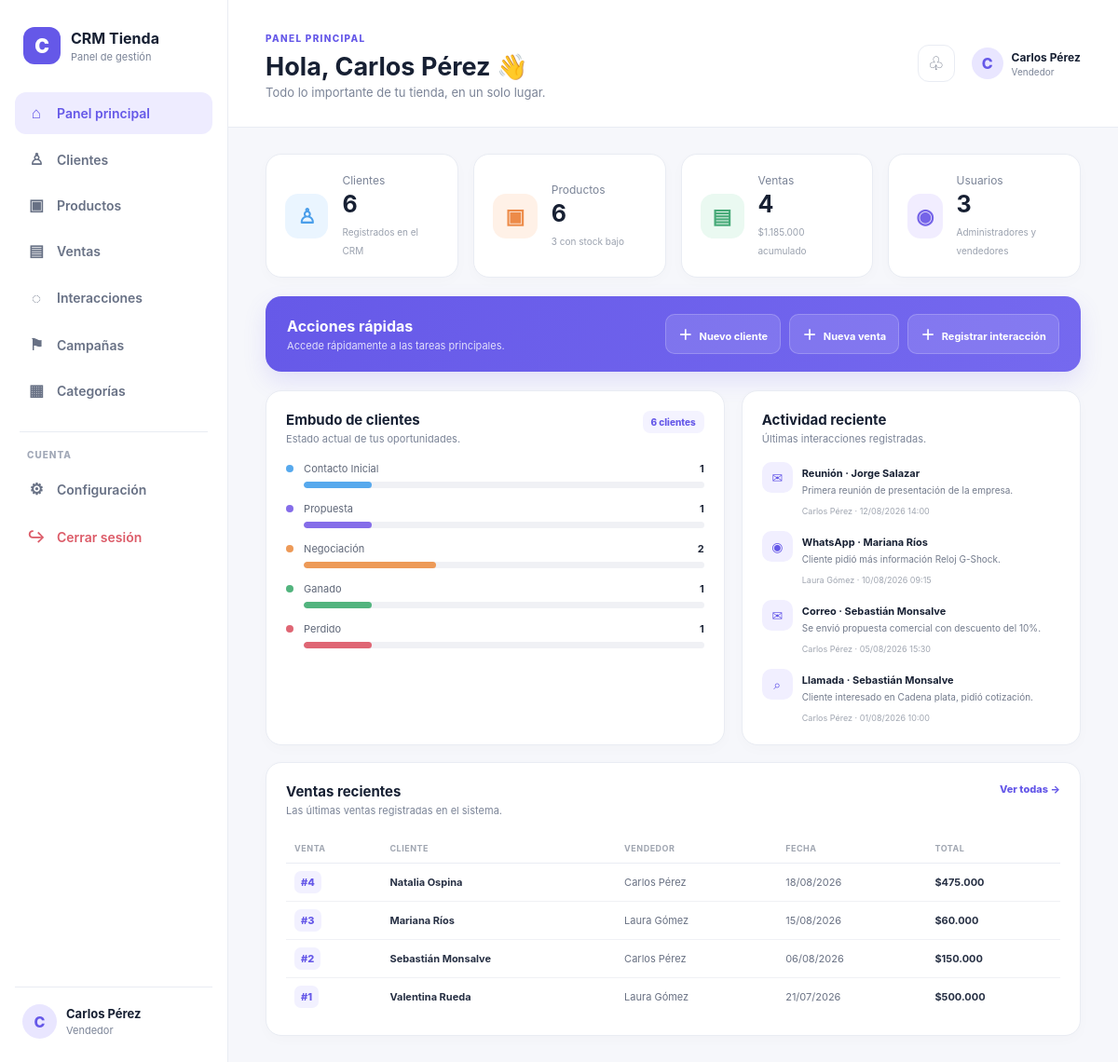
/dashboard.php (signed in), run on the app's committed database.
### tables this page shows
CREATE TABLE IF NOT EXISTS interacciones (
 id INT AUTO_INCREMENT PRIMARY KEY,
 cliente_id INT NOT NULL,
 usuario_id INT NOT NULL,
 tipo ENUM('Llamada','Correo','WhatsApp','Reunión') NOT NULL,
 nota TEXT NOT NULL,
 fecha_interaccion TIMESTAMP DEFAULT CURRENT_TIMESTAMP,
 FOREIGN KEY (cliente_id) REFERENCES clientes(id) ON DELETE CASCADE,
 FOREIGN KEY (usuario_id) REFERENCES usuarios(id) ON DELETE CASCADE
);

CREATE TABLE IF NOT EXISTS usuarios (
 id INT AUTO_INCREMENT PRIMARY KEY,
 nombre VARCHAR(100) NOT NULL,
 correo VARCHAR(150) UNIQUE NOT NULL,
 password VARCHAR(255) NOT NULL,
 rol ENUM('Administrador','Vendedor') NOT NULL,
 fecha_creacion TIMESTAMP DEFAULT CURRENT_TIMESTAMP
);

CREATE TABLE IF NOT EXISTS ventas (
 id INT AUTO_INCREMENT PRIMARY KEY,
 cliente_id INT NOT NULL,
 usuario_id INT NOT NULL,
 campana_id INT,
 total DECIMAL(10,2) NOT NULL,
 fecha_venta TIMESTAMP DEFAULT CURRENT_TIMESTAMP,
 FOREIGN KEY (cliente_id) REFERENCES clientes(id) ON DELETE CASCADE,
 FOREIGN KEY (usuario_id) REFERENCES usuarios(id) ON DELETE CASCADE,
 FOREIGN KEY (campana_id) REFERENCES campanas(id) ON DELETE SET NULL
);

### dashboard.php (the view, shortened to what this page needs)
<?php
require_once 'config/database.php';
$clientes = (int)$pdo->query('SELECT COUNT(*) FROM clientes')->fetchColumn();
$productos = (int)$pdo->query('SELECT COUNT(*) FROM productos')->fetchColumn();
$ventas = (int)$pdo->query('SELECT COUNT(*) FROM ventas')->fetchColumn();
$usuarios = (int)$pdo->query('SELECT COUNT(*) FROM usuarios')->fetchColumn();
$totalVentas = (float)$pdo->query('SELECT COALESCE(SUM(total),0) FROM ventas')->fetchColumn();
$stockBajo = (int)$pdo->query('SELECT COUNT(*) FROM productos WHERE stock <= 5')->fetchColumn();
$estados = ['Contacto Inicial', 'Propuesta', 'Negociación', 'Ganado', 'Perdido'];
$pipeline = [];
$stmt = $pdo->query('SELECT estado, COUNT(*) cantidad FROM clientes GROUP BY estado');
foreach ($stmt as $row) {
    $pipeline[$row['estado']] = (int)$row['cantidad'];
}
$ventasRecientes = $pdo->query("
    SELECT v.id, v.total, v.fecha_venta,
           CONCAT(c.nombre, ' ', c.apellido) AS cliente,
           u.nombre AS vendedor
    FROM ventas v
    JOIN clientes c ON c.id = v.cliente_id
    JOIN usuarios u ON u.id = v.usuario_id
    ORDER BY v.fecha_venta DESC
    LIMIT 5
")->fetchAll();
$interaccionesRecientes = $pdo->query("
    SELECT i.tipo, i.nota, i.fecha_interaccion,
           CONCAT(c.nombre, ' ', c.apellido) AS cliente,
           u.nombre AS usuario
    FROM interacciones i
    JOIN clientes c ON c.id = i.cliente_id
    JOIN usuarios u ON u.id = i.usuario_id
    ORDER BY i.fecha_interaccion DESC
    LIMIT 4
")->fetchAll();
include 'includes/header.php';
?>
<div class="app-layout">
    <aside class="sidebar">
        <div class="sidebar-brand">
            <div class="brand-mark">C</div>
            <div>
                <strong>CRM Tienda</strong>
                <small>Panel de gestión</small>
            </div>
        </div>
        <nav class="side-nav">
            <a class="side-link active" href="dashboard.php">
                <span>⌂</span> Panel principal
            </a>
            <a class="side-link" href="clientes.php">
                <span>♙</span> Clientes
            </a>
            <a class="side-link" href="#">
                <span>▣</span> Productos
            </a>
            <a class="side-link" href="#">
                <span>▤</span> Ventas
            </a>
            <a class="side-link" href="#">
                <span>◌</span> Interacciones
            </a>
            <a class="side-link" href="#">
                <span>⚑</span> Campañas
            </a>
            <a class="side-link" href="#">
                <span>▦</span> Categorías
            </a>
            <div class="nav-divider"></div>
            <span class="nav-label">CUENTA</span>
            <a class="side-link" href="#">
                <span>⚙</span> Configuración
            </a>
            <a class="side-link logout-link" href="auth/logout.php">
                <span>↪</span> Cerrar sesión
            </a>
        </nav>
        <div class="sidebar-user">
            <div class="avatar"><?= strtoupper(substr($_SESSION['usuario']['nombre'], 0, 1)) ?></div>
            <div>
                <strong><?= htmlspecialchars($_SESSION['usuario']['nombre']) ?></strong>
                <small><?= htmlspecialchars($_SESSION['usuario']['rol']) ?></small>
            </div>
        </div>
    </aside>
    <section class="dashboard-area">
        <header class="dashboard-topbar">
            <div>
                <span class="eyebrow">PANEL PRINCIPAL</span>
                <h1>Hola, <?= htmlspecialchars($_SESSION['usuario']['nombre']) ?> 👋</h1>
                <p>Todo lo importante de tu tienda, en un solo lugar.</p>
            </div>
            <div class="top-actions">
                <button class="icon-button" title="Notificaciones">♧</button>
                <a class="top-user" href="#">
                    <div class="avatar small"><?= strtoupper(substr($_SESSION['usuario']['nombre'], 0, 1)) ?></div>
                    <div>
                        <strong><?= htmlspecialchars($_SESSION['usuario']['nombre']) ?></strong>
                        <small><?= htmlspecialchars($_SESSION['usuario']['rol']) ?></small>
                    </div>
                </a>
            </div>
        </header>
        <main class="dashboard-content">
            <div class="stat-grid">
                <article class="stat-card">
                    <div class="stat-icon clients">♙</div>
                    <div class="stat-info">
                        <span>Clientes</span>
                        <strong><?= $clientes ?></strong>
                        <small>Registrados en el CRM</small>
                    </div>
                </article>
                <article class="stat-card">
                    <div class="stat-icon products">▣</div>
                    <div class="stat-info">
                        <span>Productos</span>
                        <strong><?= $productos ?></strong>
                        <small><?= $stockBajo ?> con stock bajo</small>
                    </div>
                </article>
                <article class="stat-card">
                    <div class="stat-icon sales">▤</div>
                    <div class="stat-info">
                        <span>Ventas</span>
                        <strong><?= $ventas ?></strong>
                        <small>$<?= number_format($totalVentas, 0, ',', '.') ?> acumulado</small>
                    </div>
                </article>
                <article class="stat-card">
                    <div class="stat-icon users">◉</div>
                    <div class="stat-info">
                        <span>Usuarios</span>
                        <strong><?= $usuarios ?></strong>
                        <small>Administradores y vendedores</small>
                    </div>
                </article>
            </div>
            <div class="quick-actions">
                <div>
                    <h2>Acciones rápidas</h2>
                    <p>Accede rápidamente a las tareas principales.</p>
                </div>
                <div class="quick-buttons">
                    <a href="nuevo_cliente.php" class="quick-button"><span>＋</span> Nuevo cliente</a>
                    <a href="#" class="quick-button"><span>＋</span> Nueva venta</a>
                    <a href="#" class="quick-button"><span>＋</span> Registrar interacción</a>
                </div>
            </div>
            <div class="content-grid">
                <section class="panel pipeline-panel">
                    <div class="panel-heading">
                        <div>
                            <h2>Embudo de clientes</h2>
                            <p>Estado actual de tus oportunidades.</p>
                        </div>
                        <span class="panel-badge"><?= $clientes ?> clientes</span>
                    </div>
                    <div class="pipeline">
                        <?php
                        $colors = ['blue', 'purple', 'orange', 'green', 'red'];
                        foreach ($estados as $index => $estado):
                            $cantidad = $pipeline[$estado] ?? 0;
                            $porcentaje = $clientes > 0 ? round(($cantidad / $clientes) * 100) : 0;
                        ?>
                            <div class="pipeline-row">
                                <div class="pipeline-label">
                                    <span class="dot <?= $colors[$index] ?>"></span>
                                    <span><?= htmlspecialchars($estado) ?></span>
                                    <strong><?= $cantidad ?></strong>
                                </div>
                                <div class="progress"><i class="<?= $colors[$index] ?>" style="width: <?= $porcentaje ?>%"></i></div>
                            </div>
                        <?php endforeach; ?>
                    </div>
                </section>
                <section class="panel">
                    <div class="panel-heading">
                        <div>
                            <h2>Actividad reciente</h2>
                            <p>Últimas interacciones registradas.</p>
                        </div>
                    </div>
                    <div class="activity-list">
                        <?php if (!$interaccionesRecientes): ?>
                            <div class="empty-state">Todavía no hay interacciones.</div>
                        <?php else: ?>
                            <?php foreach ($interaccionesRecientes as $item): ?>
                                <div class="activity-item">
                                    <div class="activity-icon"><?= $item['tipo'] === 'WhatsApp' ? '◉' : ($item['tipo'] === 'Llamada' ? '⌕' : '✉') ?></div>
                                    <div>
                                        <strong><?= htmlspecialchars($item['tipo']) ?> · <?= htmlspecialchars($item['cliente']) ?></strong>
                                        <p><?= htmlspecialchars($item['nota']) ?></p>
                                        <small><?= htmlspecialchars($item['usuario']) ?> · <?= date('d/m/Y H:i', strtotime($item['fecha_interaccion'])) ?></small>
                                    </div>
                                </div>
                            <?php endforeach; ?>
                        <?php endif; ?>
                    </div>
                </section>
            </div>
            <section class="panel sales-panel">
                <div class="panel-heading">
                    <div>
                        <h2>Ventas recientes</h2>
                        <p>Las últimas ventas registradas en el sistema.</p>
                    </div>
                    <a href="#" class="view-link">Ver todas →</a>
                </div>
                <div class="table-wrap">
                    <table>
                        <thead>
                            <tr>
                                <th>VENTA</th>
                                <th>CLIENTE</th>
                                <th>VENDEDOR</th>
                                <th>FECHA</th>
                                <th>TOTAL</th>
                            </tr>
                        </thead>
                        <tbody>
                        <?php if (!$ventasRecientes): ?>
                            <tr><td colspan="5" class="empty-cell">No hay ventas registradas.</td></tr>
                        <?php else: ?>
                            <?php foreach ($ventasRecientes as $venta): ?>
                                <tr>
                                    <td><span class="sale-id">#<?= (int)$venta['id'] ?></span></td>
                                    <td><strong><?= htmlspecialchars($venta['cliente']) ?></strong></td>
                                    <td><?= htmlspecialchars($venta['vendedor']) ?></td>
                                    <td><?= date('d/m/Y', strtotime($venta['fecha_venta'])) ?></td>
                                    <td><strong>$<?= number_format((float)$venta['total'], 0, ',', '.') ?></strong></td>
                                </tr>
                            <?php endforeach; ?>
                        <?php endif; ?>
                        </tbody>
                    </table>
                </div>
            </section>
        </main>
    </section>
</div>
<?php include 'includes/footer.php'; ?>

### data on the page
interacciones: tipo "Reunión", cliente "Jorge Salazar", nota "Primera reunión de presentación de la empresa.", usuario.nombre "Carlos Pérez", fecha_interaccion "12/08/2026 14:00"
interacciones: tipo "WhatsApp", cliente "Mariana Ríos", nota "Cliente pidió más información Reloj G-Shock.", usuario.nombre "Laura Gómez", fecha_interaccion "10/08/2026 09:15"
interacciones: tipo "Correo", cliente "Sebastián Monsalve", nota "Se envió propuesta comercial con descuento del 10%.", usuario.nombre "Carlos Pérez", fecha_interaccion "05/08/2026 15:30"
interacciones: tipo "Llamada", cliente "Sebastián Monsalve", nota "Cliente interesado en Cadena plata, pidió cotización.", usuario.nombre "Carlos Pérez", fecha_interaccion "01/08/2026 10:00"
ventas: id "4", cliente "Natalia Ospina", usuario.nombre "Carlos Pérez", fecha_venta "18/08/2026", total "475.000"
ventas: id "3", cliente "Mariana Ríos", usuario.nombre "Laura Gómez", fecha_venta "15/08/2026", total "60.000"
ventas: id "2", cliente "Sebastián Monsalve", usuario.nombre "Carlos Pérez", fecha_venta "06/08/2026", total "150.000"
ventas: id "1", cliente "Valentina Rueda", usuario.nombre "Laura Gómez", fecha_venta "21/07/2026", total "500.000"

### other printed values
substr($_SESSION['usuario']['nombre'], 0, 1) "C"
$_SESSION['usuario']['nombre'] "Carlos Pérez"
$_SESSION['usuario']['rol'] "Vendedor"
$clientes "6"
$productos "6"
$stockBajo "3"
$ventas "4"
$totalVentas "1.185.000"
$usuarios "3"
$estado "Contacto Inicial"
$cantidad "1"
$estado "Propuesta"
$estado "Negociación"
$cantidad "2"
$estado "Ganado"
